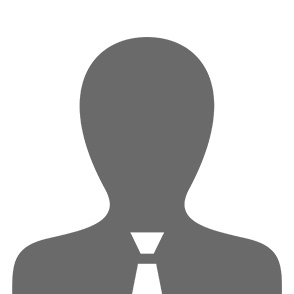
#> input picture Javascript (MODULE M4)/Lesson 24/activity 4/images/images/member-1.jpg, 294 x 294 px
$ python main.py
#> lines starting #> are read from the running program, lines starting #| are printed output that depends on the picture; after the words box and inside, x2 and y2 are one past the last pixel; in counts of white or black regions, pixels touching at a corner belong together
#> the answer given: 1
#> the answer given: ../../../../Javascript (MODULE M4)/Lesson 24/activity 4/images/images/member-1.jpg
import requests
import numpy as np
from PIL import Image, ImageFilter
from io import BytesIO
from config import API_TOKEN

API_URL = "https://api-inference.huggingface.co/models/stabilityai/stable-diffusion-2-inpainting"
headers = {"Authorization": f"Bearer {API_TOKEN}"}

def restore_scratched(image_path):
    img = Image.open(image_path).convert("RGB")
#> img is the input picture: PIL image 294x294 RGB; min 98, max 255, mean 194.3
    img_array = np.array(img)

    scratched = img_array.copy()
    for i in range(5):
        x = np.random.randint(0, img_array.shape[1] - 20)
        y = np.random.randint(0, img_array.shape[0])
        scratched[y:y+3, x:x+20] = [255, 255, 255]
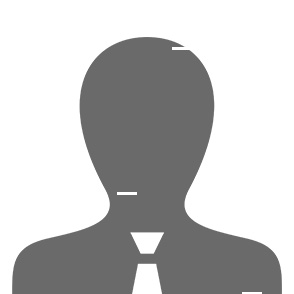
#> scratched: shape (294, 294, 3); 0.18% of pixels changed, all inside (x1, y1, x2, y2) = (117, 47, 262, 294)

    scratched_img = Image.fromarray(scratched)
    scratched_img.save("scratched.png")
    scratched_img.show()
    print("Scratched version saved as 'scratched.png'")

    restored = scratched_img.filter(ImageFilter.MedianFilter(size=3))
    restored.save("restored.png")
    restored.show()
    print("Restored version saved as 'restored.png'")

def inpaint_with_ai(image_path, prompt):
    img = Image.open(image_path).convert("RGB").resize((512, 512))
    mask = Image.new("RGB", (512, 512), (0, 0, 0))
    mask_array = np.array(mask)
    mask_array[200:300, 200:300] = [255, 255, 255]
    mask_img = Image.fromarray(mask_array)

    img_bytes = BytesIO()
    img.save(img_bytes, format="PNG")

    mask_bytes = BytesIO()
    mask_img.save(mask_bytes, format="PNG")

    files = {
        "inputs": img_bytes.getvalue(),
        "mask": mask_bytes.getvalue(),
    }
    data = {"prompt": prompt}

    print("Sending to AI for inpainting...")
    response = requests.post(API_URL, headers=headers, files=files, data=data)
    if response.status_code == 200:
        result = Image.open(BytesIO(response.content))
        result.save("inpainted.png")
        result.show()
        print("Inpainted image saved as 'inpainted.png'")
    else:
        print(f"Error {response.status_code}: {response.text}")

print("=== Inpainting and Restoration Challenge ===\n")
print("1. Restore scratched image (local)")
print("2. AI Inpainting (HuggingFace)")
choice = input("\nChoice (1/2): ").strip()

if choice == "1":
    path = input("Image path: ").strip()
    restore_scratched(path)
elif choice == "2":
    path = input("Image path: ").strip()
    prompt = input("Describe what should fill the masked region: ").strip()
    inpaint_with_ai(path, prompt)
else:
    print("Invalid choice.")
